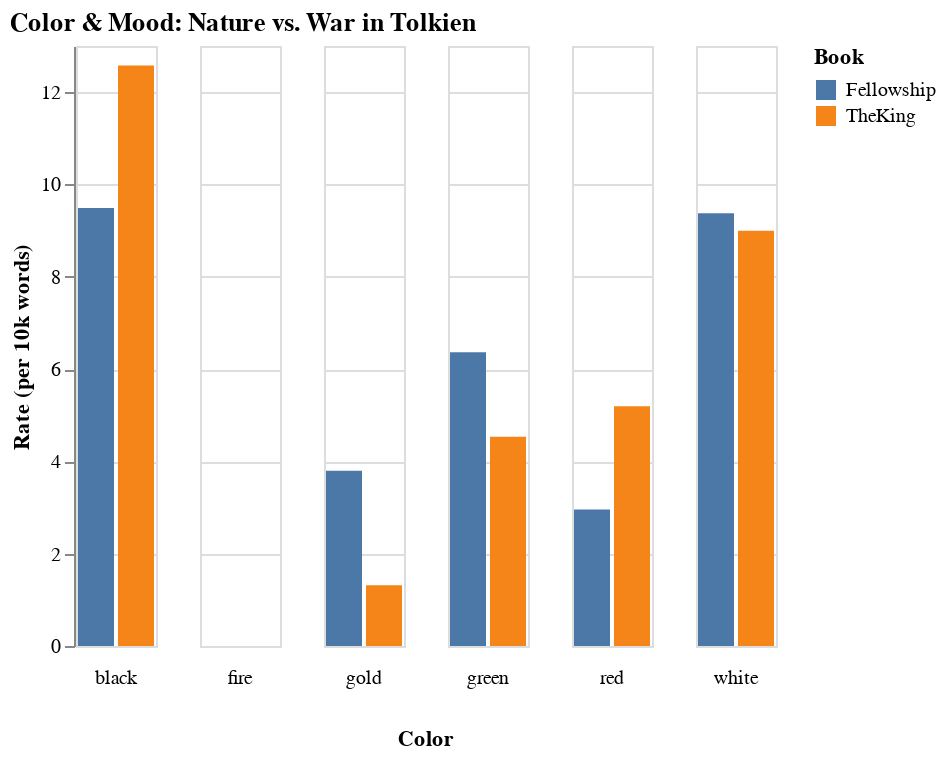

The cell this chart's notebook holds for it:
### Code cell
import pandas as pd
import altair as alt

# This helper function is from Notebook 1
def per_10k(count: int, total_words: int) -> float:
    """Normalize a raw count per 10,000 words for fair comparisons."""
    return (count / max(1, total_words)) * 10000.0

# Define the colors from your research question
# We add 'fire' to the color list for this analysis
target_colors = ['green', 'gold', 'black', 'red', 'fire', 'white']

# Create a list of data for the DataFrame
chart_data = []
for color in target_colors:
    chart_data.append({
        'Book': 'Fellowship', 
        'Color': color, 
        # Use per_10k with the nF (total fellowship words) from Cell 8
        'Rate': per_10k(f_c[color], nF) 
    })
    chart_data.append({
        'Book': 'TheKing', 
        'Color': color, 
        # Use per_10k with the nR (total theking words) from Cell 8
        'Rate': per_10k(r_c[color], nR)
    })

chart_df = pd.DataFrame(chart_data)

# Build a grouped bar chart
chart = alt.Chart(chart_df).mark_bar().encode(
    # On the x-axis, show the Color, grouped by Book
    x=alt.X('Book', axis=None),
    # On the y-axis, show the Rate
    y=alt.Y('Rate', title='Rate (per 10k words)'),
    # Use color to distinguish the books
    color='Book',
    # Create a separate column for each color word
    column=alt.Column('Color', header=alt.Header(titleOrient="bottom", labelOrient="bottom")),
    tooltip=['Book', 'Color', 'Rate']
).properties(
    title='Color & Mood: Nature vs. War in Tolkien'
).interactive()

# Save the chart as a JSON file
chart.save('color_comparison_chart.json')
print("Graph saved to 'color_comparison_chart.json'")

# Display the chart
chart

### Figure 1 — Vega-Lite specification as saved in the notebook (floating-point values rounded to 4 significant figures)
{"config": {"view": {"continuousWidth": 300, "continuousHeight": 300}}, "data": {"name": "data-50d5236614426e14dbba46d7efdb59d6"}, "mark": {"type": "bar"}, "encoding": {"color": {"field": "Book", "type": "nominal"}, "column": {"field": "Color", "header": {"labelOrient": "bottom", "titleOrient": "bottom"}, "type": "nominal"}, "tooltip": [{"field": "Book", "type": "nominal"}, {"field": "Color", "type": "nominal"}, {"field": "Rate", "type": "quantitative"}], "x": {"axis": null, "field": "Book", "type": "nominal"}, "y": {"field": "Rate", "title": "Rate (per 10k words)", "type": "quantitative"}}, "params": [{"name": "param_1", "select": {"type": "interval", "encodings": ["x", "y"]}, "bind": "scales"}], "title": "Color & Mood: Nature vs. War in Tolkien", "$schema": "https://vega.github.io/schema/vega-lite/v5.20.1.json", "datasets": {"data-50d5236614426e14dbba46d7efdb59d6": [{"Book": "Fellowship", "Color": "green", "Rate": 6.364}, {"Book": "TheKing", "Color": "green", "Rate": 4.534}, {"Book": "Fellowship", "Color": "gold", "Rate": 3.796}, {"Book": "TheKing", "Color": "gold", "Rate": 1.316}, {"Book": "Fellowship", "Color": "black", "Rate": 9.49}, {"Book": "TheKing", "Color": "black", "Rate": 12.58}, {"Book": "Fellowship", "Color": "red", "Rate": 2.959}, {"Book": "TheKing", "Color": "red", "Rate": 5.193}, {"Book": "Fellowship", "Color": "fire", "Rate": 0.0}, {"Book": "TheKing", "Color": "fire", "Rate": 0.0}, {"Book": "Fellowship", "Color": "white", "Rate": 9.378}, {"Book": "TheKing", "Color": "white", "Rate": 8.996}]}}
